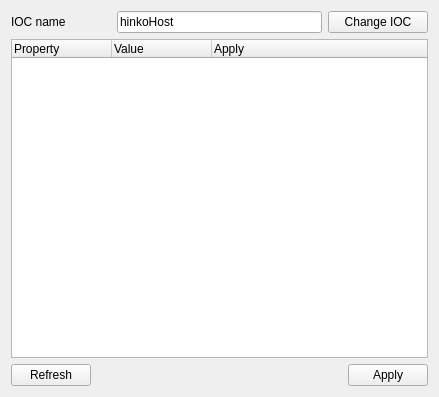
<?xml version="1.0" encoding="UTF-8"?>
<ui version="4.0">
 <class>ParamSingle</class>
 <widget class="QWidget" name="ParamSingle">
  <property name="geometry">
   <rect>
    <x>0</x>
    <y>0</y>
    <width>439</width>
    <height>397</height>
   </rect>
  </property>
  <property name="windowTitle">
   <string>ParamSingle</string>
  </property>
  <layout class="QVBoxLayout" name="verticalLayout">
   <item>
    <layout class="QHBoxLayout" name="horizontalLayout_3">
     <item>
      <widget class="QLabel" name="label_3">
       <property name="sizePolicy">
        <sizepolicy hsizetype="Minimum" vsizetype="Minimum">
         <horstretch>0</horstretch>
         <verstretch>0</verstretch>
        </sizepolicy>
       </property>
       <property name="maximumSize">
        <size>
         <width>100</width>
         <height>16777215</height>
        </size>
       </property>
       <property name="text">
        <string>IOC name</string>
       </property>
      </widget>
     </item>
     <item>
      <widget class="QLineEdit" name="lineEdit_iocName">
       <property name="sizePolicy">
        <sizepolicy hsizetype="Preferred" vsizetype="Fixed">
         <horstretch>0</horstretch>
         <verstretch>0</verstretch>
        </sizepolicy>
       </property>
       <property name="maximumSize">
        <size>
         <width>16777215</width>
         <height>16777215</height>
        </size>
       </property>
       <property name="text">
        <string>hinkoHost</string>
       </property>
      </widget>
     </item>
     <item>
      <widget class="QPushButton" name="pushButton_changeIOC">
       <property name="sizePolicy">
        <sizepolicy hsizetype="Minimum" vsizetype="Fixed">
         <horstretch>0</horstretch>
         <verstretch>0</verstretch>
        </sizepolicy>
       </property>
       <property name="maximumSize">
        <size>
         <width>100</width>
         <height>16777215</height>
        </size>
       </property>
       <property name="text">
        <string>Change IOC</string>
       </property>
      </widget>
     </item>
    </layout>
   </item>
   <item>
    <widget class="uTreeWidget" name="treeWidget">
     <property name="editTriggers">
      <set>QAbstractItemView::NoEditTriggers</set>
     </property>
     <property name="tabKeyNavigation">
      <bool>true</bool>
     </property>
     <property name="showDropIndicator" stdset="0">
      <bool>false</bool>
     </property>
     <property name="alternatingRowColors">
      <bool>true</bool>
     </property>
     <property name="selectionMode">
      <enum>QAbstractItemView::NoSelection</enum>
     </property>
     <property name="selectionBehavior">
      <enum>QAbstractItemView::SelectRows</enum>
     </property>
     <property name="uniformRowHeights">
      <bool>true</bool>
     </property>
     <property name="itemsExpandable">
      <bool>true</bool>
     </property>
     <column>
      <property name="text">
       <string>Property</string>
      </property>
     </column>
     <column>
      <property name="text">
       <string>Value</string>
      </property>
     </column>
     <column>
      <property name="text">
       <string>Apply</string>
      </property>
     </column>
    </widget>
   </item>
   <item>
    <layout class="QHBoxLayout" name="horizontalLayout_2">
     <item>
      <widget class="QPushButton" name="pushButton_refresh">
       <property name="text">
        <string>Refresh</string>
       </property>
      </widget>
     </item>
     <item>
      <spacer name="horizontalSpacer">
       <property name="orientation">
        <enum>Qt::Horizontal</enum>
       </property>
       <property name="sizeHint" stdset="0">
        <size>
         <width>40</width>
         <height>20</height>
        </size>
       </property>
      </spacer>
     </item>
     <item>
      <widget class="QPushButton" name="pushButton_apply">
       <property name="text">
        <string>Apply</string>
       </property>
      </widget>
     </item>
    </layout>
   </item>
  </layout>
 </widget>
 <customwidgets>
  <customwidget>
   <class>uTreeWidget</class>
   <extends>QTreeWidget</extends>
   <header>widgets/uTreeWidget.h</header>
  </customwidget>
 </customwidgets>
 <resources/>
 <connections/>
</ui>
